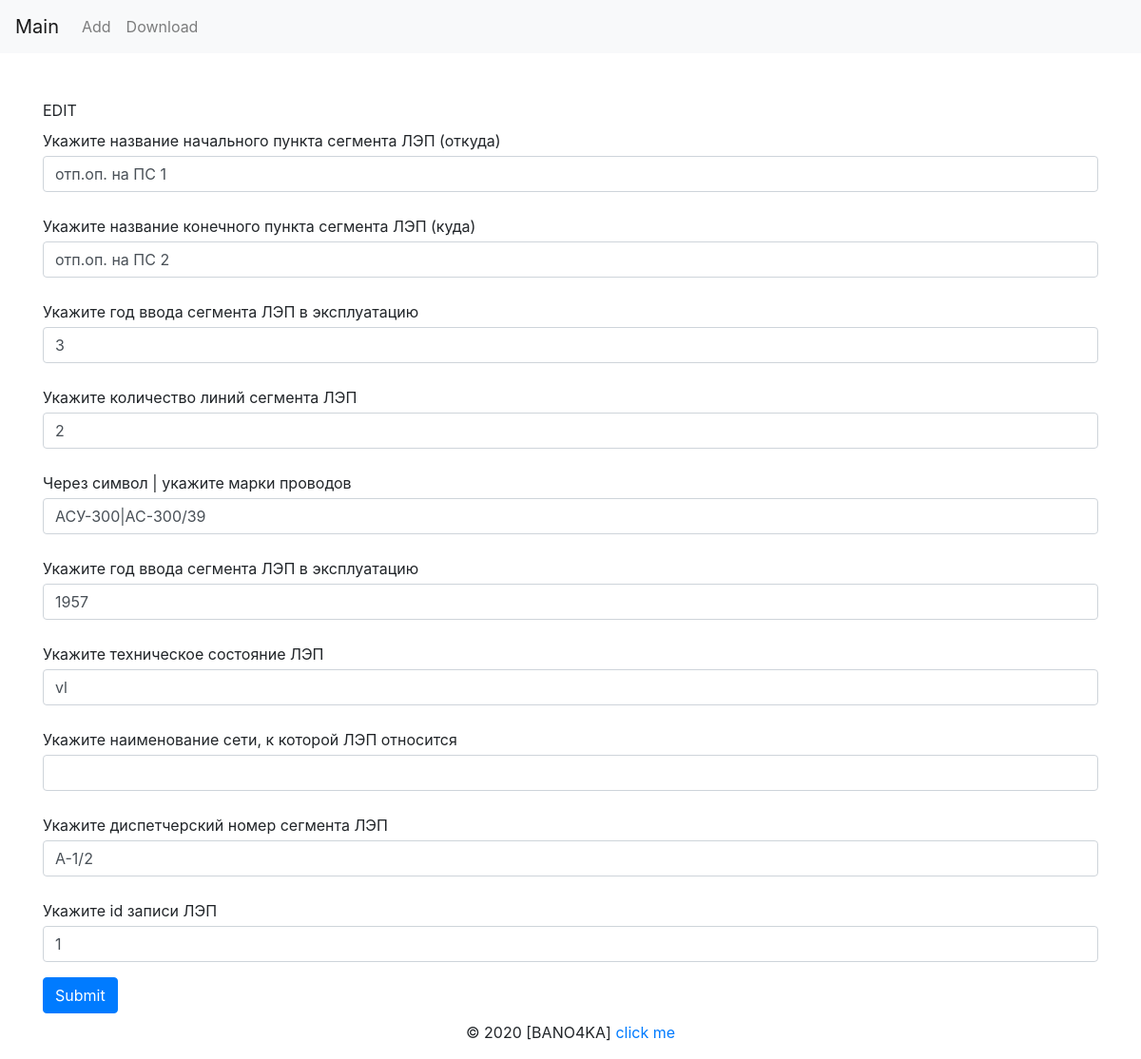
Page /edit/line_segment/3/ on the committed database.
### models.py (models this page shows)
class Line_Segment(db.Model):
    __tablename__ = "Lines_Segments"
    id = db.Column(db.Integer, primary_key=True) #айди записи в таблицы
    start_point = db.Column(db.String(256)) #название начального пункта сегмента
    end_point = db.Column(db.String(256)) #название конечного пункта сегмента
    segment_length = db.Column(db.Float) #длина проводов
    lines_amount = db.Column(db.Integer) #количество проводов
    wires_mark = db.Column(db.String(256)) #марка проводов
    year_of_commissioning = db.Column(db.Integer) #год ввода в эксплуатацию
    wires_type = db.Column(db.String(256)) #кабельный участок или воздушная линия
    primary_line = db.Column(db.Boolean, nullable=False) #обозначение, является ли сегмент основной линией лэп или отпайкой (true если лэп, false если отпайка)
    power_line = db.relationship("Power_line") #ссылка на ЛЭП в которой этот сегмент находится
    power_line_id = db.Column(db.Integer, db.ForeignKey("Power_lines.id")) #связь с ключом хозяина
    control_number = db.Column(db.String(256)) #диспетчерский номер сегмента ЛЭП

### views.py (the view, shortened to what this page needs)
@app.route("/edit/<obj>/<index>/", methods=['GET', 'POST'])
def edit(obj, index):
    if obj not in goals_names.keys():
        abort(404)
    objM = db.session.query(goals_models[obj]).get_or_404(index)
    form = (goals_forms[obj])(obj=objM)
    return render_template("edit.html", form=form, obj=obj)

### templates/edit.html (shortened to what this page needs)
{% extends 'base.html' %}
{% block container %}
EDIT
<form method="POST">
    {% if obj == "power_line" %}
    {{ form.start_segment_name.label(class="mb-1 mt-2") }}
    {{ form.start_segment_name(class="form-control") }}
    <ul>{% for e in form.start_segment_name.errors %}<li><p class="alert-warning">{{e}}</p></li>{% endfor %}</ul>
    {{ form.end_segment_name.label(class="mb-1 mt-2") }}
    {{ form.end_segment_name(class="form-control") }}
    <ul>{% for e in form.end_segment_name.errors %}<li><p class="alert-warning">{{e}}</p></li>{% endfor %}</ul>
    {{ form.year_of_commissioning.label(class="mb-1 mt-2") }}
    {{ form.year_of_commissioning(class="form-control") }}
    <ul>{% for e in form.year_of_commissioning.errors %}<li><p class="alert-warning">{{e}}</p></li>{% endfor %}</ul>
    {{ form.voltage_class.label(class="mb-1 mt-2") }}
    {{ form.voltage_class(class="form-control") }}
    <ul>{% for e in form.voltage_class.errors %}<li><p class="alert-warning">{{e}}</p></li>{% endfor %}</ul>
    {{ form.technical_condition.label(class="mb-1 mt-2") }}
    {{ form.technical_condition(class="form-control") }}
    <ul>{% for e in form.technical_condition.errors %}<li><p class="alert-warning">{{e}}</p></li>{% endfor %}</ul>
    {{ form.network_name.label(class="mb-1 mt-2") }}
    {{ form.network_name(class="form-control") }}
    <ul>{% for e in form.network_name.errors %}<li><p class="alert-warning">{{e}}</p></li>{% endfor %}</ul>
    {{ form.control_number.label(class="mb-1 mt-2") }}
    {{ form.control_number(class="form-control") }}
    <ul>{% for e in form.control_number.errors %}<li><p class="alert-warning">{{e}}</p></li>{% endfor %}</ul>
    {% elif obj == "line_segment" %}
    {{ form.start_point.label(class="mb-1 mt-2") }}
    {{ form.start_point(class="form-control") }}
    {{ form.end_point.label(class="mb-1 mt-2") }}
    {{ form.end_point(class="form-control") }}
    {{ form.segment_length.label(class="mb-1 mt-2") }}
    {{ form.segment_length(class="form-control") }}
    {{ form.lines_amount.label(class="mb-1 mt-2") }}
    {{ form.lines_amount(class="form-control") }}
    {{ form.wires_mark.label(class="mb-1 mt-2") }}
    {{ form.wires_mark(class="form-control") }}
    {{ form.year_of_commissioning.label(class="mb-1 mt-2") }}
    {{ form.year_of_commissioning(class="form-control") }}
    {{ form.wires_type.label(class="mb-1 mt-2") }}
    {{ form.wires_type(class="form-control") }}
    {{ form.network_name.label(class="mb-1 mt-2") }}
    {{ form.network_name(class="form-control") }}
    {{ form.control_number.label(class="mb-1 mt-2") }}
    {{ form.control_number(class="form-control") }}
    {{ form.power_line_id.label(class="mb-1 mt-2") }}
    {{ form.power_line_id(class="form-control") }}
    {% endif %}
    <button type="submit" class="btn btn-primary">Submit</button>
</form>
{% endblock %}

### rows in the picture
Line_Segment: start_point "отп.оп. на ПС 1", end_point "отп.оп. на ПС 2", segment_length "3", lines_amount "2", wires_mark "АСУ-300|AC-300/39", year_of_commissioning "1957", wires_type "vl", control_number "A-1/2", power_line_id "1"
